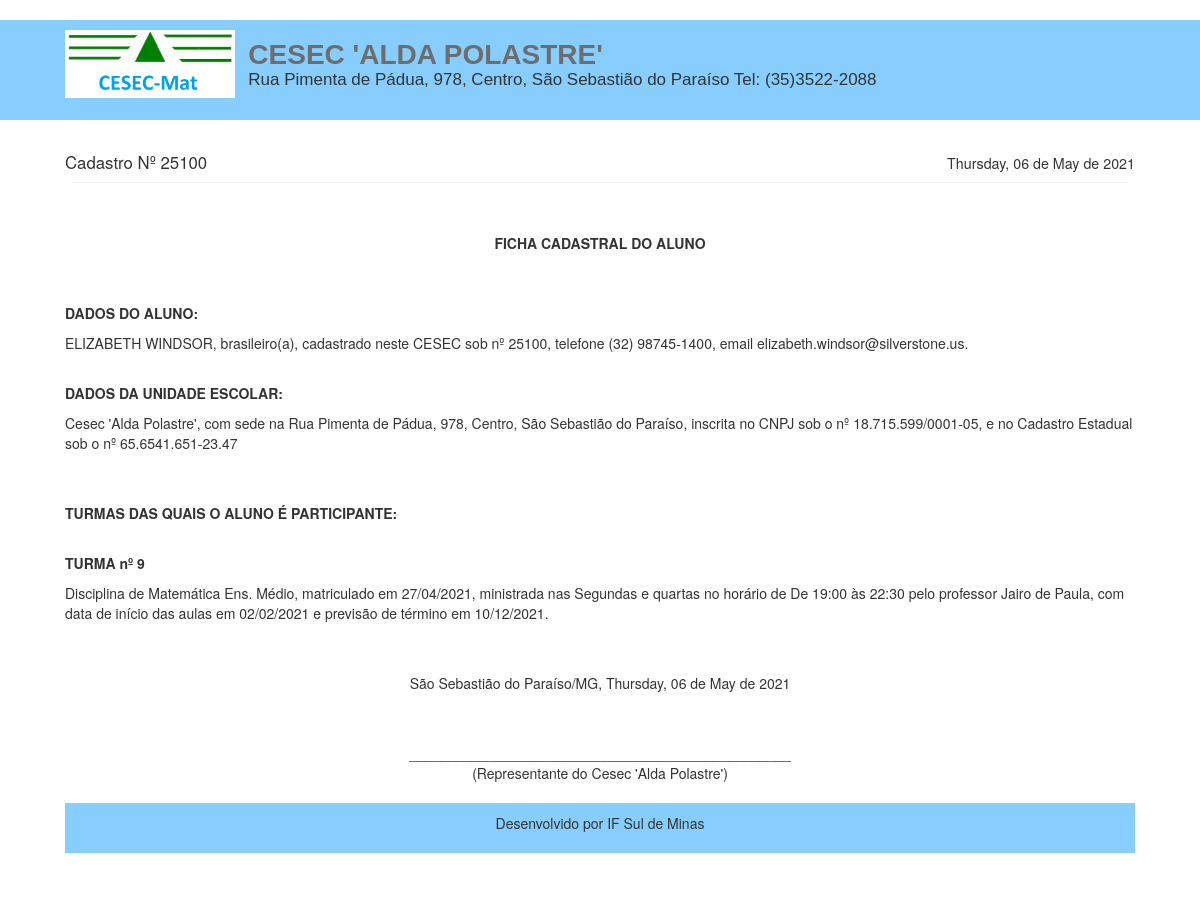
The app's page /cesec/rel/ficha_html.php?id=18 with its own data.
### tables this page shows
CREATE TABLE `alunos` (
  `id` int(11) NOT NULL,
  `nome` varchar(50) NOT NULL,
  `cadastro` varchar(20) NOT NULL,
  `telefone` varchar(20) NOT NULL,
  `email` varchar(50) NOT NULL
);

CREATE TABLE `turmas` (
  `id` int(11) NOT NULL,
  `disciplina` int(11) NOT NULL,
  `data_inicio` date DEFAULT NULL,
  `data_final` date DEFAULT NULL,
  `horario` varchar(30) DEFAULT NULL,
  `dia` varchar(30) DEFAULT NULL,
  `ano` int(11) NOT NULL,
  `professor` int(11) NOT NULL,
  `carga_horaria` int(11) NOT NULL
);

CREATE TABLE `matriculas` (
  `id` int(11) NOT NULL,
  `turma` int(11) NOT NULL,
  `aluno` int(11) NOT NULL,
  `data` date NOT NULL
);

CREATE TABLE `disciplinas` (
  `id` int(11) NOT NULL,
  `nome` varchar(50) NOT NULL
);

CREATE TABLE `professores` (
  `id` int(11) NOT NULL,
  `nome` varchar(50) NOT NULL,
  `cpf` varchar(20) NOT NULL,
  `telefone` varchar(20) NOT NULL,
  `email` varchar(50) NOT NULL
);

### cesec/config.php (called while the page is built, shortened)
<?php
$nome_escola = "Cesec 'Alda Polastre'";
$endereco_escola = "Rua Pimenta de Pádua, 978, Centro, São Sebastião do Paraíso";
$telefone_escola = "(35)3522-2088";
$rodape_relatorios = "Desenvolvido por IF Sul de Minas";
$cnpj_escola = '18.715.599/0001-05';
$cidade_escola = 'São Sebastião do Paraíso/MG';
 ?>

### cesec/rel/ficha_html.php (the view, shortened to what this page needs)
<?php
require_once("../conexao.php");
$id = $_GET['id'];
$data_hoje = utf8_encode(strftime('%A, %d de %B de %Y', strtotime('today')));
$query_1 = $pdo->query("SELECT * FROM alunos where id = '$id' ");
$res_1 = $query_1->fetchAll(PDO::FETCH_ASSOC);
$nome_aluno = $res_1[0]['nome'];
$cadastro = $res_1[0]['cadastro'];
$telefone = $res_1[0]['telefone'];
$email = $res_1[0]['email'];
?>
<!DOCTYPE html>
<html>
<head>
	<link rel="stylesheet" href="https://maxcdn.bootstrapcdn.com/bootstrap/3.3.7/css/bootstrap.min.css">
</head>
<body>
	<div class="cabecalho">
		<div class="container">
			<div class="row titulos">
				<div class="col-sm-2 esquerda_float image">
					<img src="../img/logo1.png" width="170px">
				</div>
				<div class="col-sm-10 esquerda_float">
					<h2 class="titulo"><b><?php echo strtoupper($nome_escola) ?></b></h2>
					<h6 class="subtitulo"><?php echo $endereco_escola . ' Tel: '.$telefone_escola  ?></h6>
				</div>
			</div>
		</div>
	</div>
	<div class="container">
		<div class="row">
			<div class="col-sm-8 esquerda">
				<big> Cadastro Nº <?php echo $cadastro ?>  </big>
			</div>
			<div class="col-sm-4 direita" align="right">
				<big> <small><?php echo $data_hoje; ?></small> </big>
			</div>
		</div>
		<hr>
        <br></br>
        <p align="center"><b>FICHA CADASTRAL DO ALUNO</b></p>
        <br></br>
<p><b>DADOS DO ALUNO: </b></p>
<p><?php echo strtoupper($nome_aluno) ?>, brasileiro(a), cadastrado neste CESEC sob nº <?php echo $cadastro ?>, telefone <?php echo $telefone ?>, email <?php echo $email ?>.</p>
<br>
<p>
<b>DADOS DA UNIDADE ESCOLAR:</b></p>
<p> <?php echo $nome_escola ?>, com sede na <?php echo $endereco_escola ?>, inscrita no CNPJ sob o nº <?php echo $cnpj_escola ?>, e no Cadastro Estadual sob o nº 65.6541.651-23.47</p>
<br>
<br>
<p><b>TURMAS DAS QUAIS O ALUNO É PARTICIPANTE:</b></p>
<br>
<?php
$query_2 = $pdo->query("SELECT * FROM matriculas where aluno = '$id' order by turma ");
$res_2 = $query_2->fetchAll(PDO::FETCH_ASSOC);
for ($i=0; $i < count($res_2); $i++) {
	$turma = @$res_2[$i]['turma'];
	$data_mat = @$res_2[$i]['data'];
	$query_3 = $pdo->query("SELECT * FROM turmas where id = '$turma' ");
	$res_3 = $query_3->fetchAll(PDO::FETCH_ASSOC);
		$disciplina = $res_3[0]['disciplina'];
		$dia = @$res_3[0]['dia'];
		$professor = @$res_3[0]['professor'];
		$horario = @$res_3[0]['horario'];
		$data_inicio = @$res_3[0]['data_inicio'];
		$data_final = @$res_3[0]['data_final'];
		$query_4 = $pdo->query("SELECT * FROM professores where id = '$professor' ");
		$res_4 = $query_4->fetchAll(PDO::FETCH_ASSOC);
		$nome_prof = @$res_4[0]['nome'];
		$query_5 = $pdo->query("SELECT * FROM disciplinas where id = '$disciplina' ");
		$res_5 = $query_5->fetchAll(PDO::FETCH_ASSOC);
		$nome_disc = @$res_5[0]['nome'];
		$data_matF = implode('/', array_reverse(explode('-', $data_mat)));
		$data_inicioF = implode('/', array_reverse(explode('-', $data_inicio)));
		$data_finalF = implode('/', array_reverse(explode('-', $data_final)));
		?>
		<p>
		<b>TURMA nº <?php echo $turma ?></b></p> Disciplina de <?php echo $nome_disc ?>, matriculado em <?php echo $data_matF ?>, ministrada nas <?php echo $dia ?> no horário de <?php echo $horario ?> pelo professor <?php echo $nome_prof ?>, com data de início das aulas em <?php echo $data_inicioF ?> e previsão de término em <?php echo $data_finalF ?>.</p>
		<br>
		<br>
	<?php }  ?>
<p align="center">
<?php echo ($cidade_escola) .', '. $data_hoje ?>
</p>
<br><br>
<p align="center">
_________________________________________________
<br>(Representante do <?php echo $nome_escola ?>)
</p>
				<div class="footer">
		<p style="font-size:14px" align="center"><?php echo $rodape_relatorios ?></p>
	</div>
				</body>
				</html>

### cesec/rel/ficha_html.php (style rules this page uses)
.footer { margin-top:20px; width:100%; background-color: #87ceff; padding:10px; }
.cabecalho { background-color: #87ceff; padding:10px; margin-bottom:30px; margin-top:20px; width:100%; height:100px; }
.titulo { margin:0; font-size:28px; font-family:Arial, Helvetica, sans-serif; color:#6e6d6d; }
.subtitulo { margin:0; font-size:17px; font-family:Arial, Helvetica, sans-serif; }
.esquerda { display:inline; width:50%; float:left; }
.direita { display:inline; width:50%; float:right; }
.esquerda_float { margin-bottom:10px; float:left; display:inline; }
.titulos { margin-top:10px; }
.image { margin-top:-10px; }
hr { margin:8px; padding:1px; }
.container { padding-left:50px; padding-right:50px; padding-bottom:50px; }

### records on screen
alunos: cadastro "25100", nome "ELIZABETH WINDSOR", telefone "(32) 98745-1400", email "elizabeth.windsor@silverstone.us"
turmas: disciplinas.nome "Matemática Ens. Médio", dia "Segundas e quartas", horario "De 19:00 às 22:30", professores.nome "Jairo de Paula", data_inicio "02/02/2021", data_final "10/12/2021"
matriculas: turma "9", data "27/04/2021"

### other values on screen
$nome_escola "CESEC 'ALDA POLASTRE'"
$endereco_escola "Rua Pimenta de Pádua, 978, Centro, São Sebastião do Paraíso"
$telefone_escola "(35)3522-2088"
$data_hoje "Thursday, 06 de May de 2021"
$nome_escola "Cesec 'Alda Polastre'"
$cnpj_escola "18.715.599/0001-05"
$cidade_escola "São Sebastião do Paraíso/MG"
$rodape_relatorios "Desenvolvido por IF Sul de Minas"
